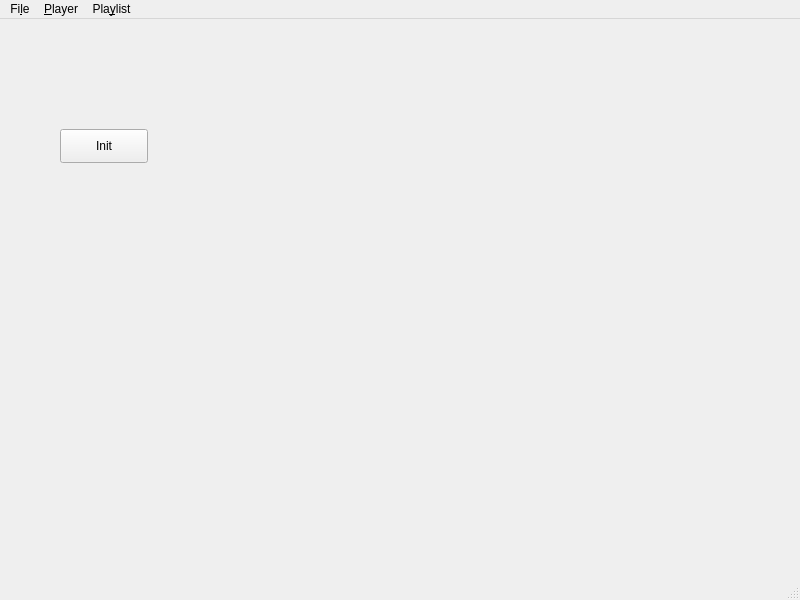
<?xml version="1.0" encoding="UTF-8"?>
<ui version="4.0">
 <class>MainWindow</class>
 <widget class="QMainWindow" name="MainWindow">
  <property name="geometry">
   <rect>
    <x>0</x>
    <y>0</y>
    <width>800</width>
    <height>600</height>
   </rect>
  </property>
  <property name="windowTitle">
   <string>MainWindow</string>
  </property>
  <widget class="QWidget" name="centralwidget">
   <widget class="QPushButton" name="initButton">
    <property name="geometry">
     <rect>
      <x>60</x>
      <y>110</y>
      <width>88</width>
      <height>34</height>
     </rect>
    </property>
    <property name="text">
     <string>Init</string>
    </property>
   </widget>
  </widget>
  <widget class="QMenuBar" name="menubar">
   <property name="geometry">
    <rect>
     <x>0</x>
     <y>0</y>
     <width>800</width>
     <height>30</height>
    </rect>
   </property>
   <widget class="QMenu" name="menuHello">
    <property name="title">
     <string>Fi&amp;le</string>
    </property>
    <addaction name="actionLoad_Files"/>
    <addaction name="actionClose"/>
   </widget>
   <widget class="QMenu" name="menuPlaylist">
    <property name="title">
     <string>Pla&amp;ylist</string>
    </property>
    <addaction name="actionAdd_Songs"/>
    <addaction name="actionClear_Playlist"/>
   </widget>
   <widget class="QMenu" name="menuPlayer">
    <property name="title">
     <string>&amp;Player</string>
    </property>
    <addaction name="actionPlay"/>
    <addaction name="actionPause"/>
    <addaction name="actionStop"/>
    <addaction name="separator"/>
    <addaction name="actionNext_Song"/>
    <addaction name="actionPrevious_Song"/>
   </widget>
   <addaction name="menuHello"/>
   <addaction name="menuPlayer"/>
   <addaction name="menuPlaylist"/>
  </widget>
  <widget class="QStatusBar" name="statusbar"/>
  <action name="actionLoad_Files">
   <property name="text">
    <string>&amp;Load Files</string>
   </property>
  </action>
  <action name="actionClose">
   <property name="text">
    <string>&amp;Close</string>
   </property>
  </action>
  <action name="actionAdd_Songs">
   <property name="text">
    <string>&amp;Add Songs</string>
   </property>
  </action>
  <action name="actionClear_Playlist">
   <property name="text">
    <string>&amp;Clear Playlist</string>
   </property>
  </action>
  <action name="actionPlay">
   <property name="text">
    <string>&amp;Play</string>
   </property>
  </action>
  <action name="actionPause">
   <property name="text">
    <string>Pa&amp;use</string>
   </property>
  </action>
  <action name="actionStop">
   <property name="text">
    <string>&amp;Stop</string>
   </property>
  </action>
  <action name="actionNext_Song">
   <property name="text">
    <string>&amp;Next Song</string>
   </property>
  </action>
  <action name="actionPrevious_Song">
   <property name="text">
    <string>P&amp;revious Song</string>
   </property>
  </action>
 </widget>
 <resources/>
 <connections/>
</ui>
